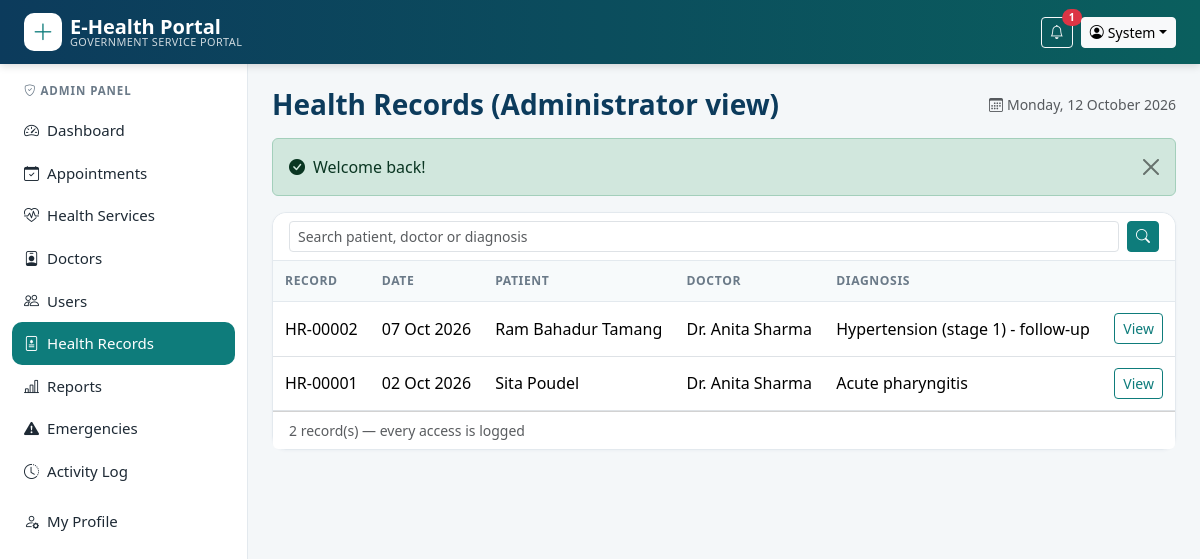
The app's page /admin/records.php (signed in) with its own data.
### tables this page shows
CREATE TABLE users (
  user_id     INT UNSIGNED AUTO_INCREMENT PRIMARY KEY,
  name        VARCHAR(100) NOT NULL,
  email       VARCHAR(150) NOT NULL UNIQUE,
  password    VARCHAR(255) NOT NULL,
  role        ENUM('admin','doctor','citizen') NOT NULL DEFAULT 'citizen',
  phone       VARCHAR(20)  DEFAULT NULL,
  gender      ENUM('male','female','other') DEFAULT NULL,
  dob         DATE DEFAULT NULL,
  address     VARCHAR(200) DEFAULT NULL,
  status      ENUM('active','inactive') NOT NULL DEFAULT 'active',
  failed_logins TINYINT UNSIGNED NOT NULL DEFAULT 0,
  locked_until  DATETIME DEFAULT NULL,
  created_at  TIMESTAMP DEFAULT CURRENT_TIMESTAMP
);

CREATE TABLE health_records (
  record_id      INT UNSIGNED AUTO_INCREMENT PRIMARY KEY,
  user_id        INT UNSIGNED NOT NULL,
  doctor_id      INT UNSIGNED NOT NULL,
  appointment_id INT UNSIGNED DEFAULT NULL,
  diagnosis      VARCHAR(500) NOT NULL,
  prescription   TEXT,
  record_date    DATE NOT NULL,
  notes          TEXT,
  created_at     TIMESTAMP DEFAULT CURRENT_TIMESTAMP,
  CONSTRAINT fk_rec_user   FOREIGN KEY (user_id)        REFERENCES users(user_id)               ON DELETE CASCADE,
  CONSTRAINT fk_rec_doctor FOREIGN KEY (doctor_id)      REFERENCES doctors(doctor_id)           ON DELETE CASCADE,
  CONSTRAINT fk_rec_app    FOREIGN KEY (appointment_id) REFERENCES appointments(appointment_id) ON DELETE SET NULL
);

CREATE TABLE doctors (
  doctor_id      INT UNSIGNED AUTO_INCREMENT PRIMARY KEY,
  user_id        INT UNSIGNED DEFAULT NULL UNIQUE,
  name           VARCHAR(100) NOT NULL,
  specialization VARCHAR(100) NOT NULL,
  department     VARCHAR(80)  NOT NULL,
  contact        VARCHAR(20)  DEFAULT NULL,
  status         ENUM('active','inactive') NOT NULL DEFAULT 'active',
  created_at     TIMESTAMP DEFAULT CURRENT_TIMESTAMP,
  CONSTRAINT fk_doc_user FOREIGN KEY (user_id) REFERENCES users(user_id) ON DELETE SET NULL
);

### includes/db.php (called while the page is built, shortened)
<?php
function db(): PDO
{
    static $pdo = null;
    if ($pdo === null) {
        try {
            $dsn = 'mysql:host=' . DB_HOST . ';port=' . DB_PORT . ';dbname=' . DB_NAME . ';charset=utf8mb4';
            $pdo = new PDO($dsn, DB_USER, DB_PASS, [
                PDO::ATTR_ERRMODE            => PDO::ERRMODE_EXCEPTION,
                PDO::ATTR_DEFAULT_FETCH_MODE => PDO::FETCH_ASSOC,
                PDO::ATTR_EMULATE_PREPARES   => false,
            ]);
            $pdo->exec("SET time_zone = '+05:45'");
        } catch (PDOException $e) {
            http_response_code(500);
            die('<div style="font-family:sans-serif;max-width:600px;margin:60px auto;padding:20px;border:1px solid #f5c2c7;background:#f8d7da;border-radius:8px">'
              . '<h3>Database connection failed</h3><p>Please make sure <b>MySQL is running in XAMPP</b> and that you imported '
              . '<code>database/ehealth_db.sql</code>. Check the credentials in <code>config/config.php</code>.</p></div>');
        }
    }
    return $pdo;
}
function q(string $sql, array $params = []): PDOStatement
{
    $st = db()->prepare($sql);
    $st->execute($params);
    return $st;
}
function fetch_all(string $sql, array $params = []): array { return q($sql, $params)->fetchAll(); }
function fetch_one(string $sql, array $params = []): ?array { $r = q($sql, $params)->fetch(); return $r ?: null; }
function fetch_val(string $sql, array $params = []) { return q($sql, $params)->fetchColumn(); }

### includes/auth.php (called while the page is built, shortened)
<?php
require_once __DIR__ . '/functions.php';
function current_user(): ?array
{
    static $u = false;
    if ($u === false) {
        $u = isset($_SESSION['user_id'])
            ? fetch_one('SELECT user_id,name,email,role,phone,gender,dob,address,status FROM users WHERE user_id=?', [$_SESSION['user_id']])
            : null;
    }
    return $u;
}
function home_for(string $role): string
{
    return ['admin' => 'admin/dashboard.php', 'doctor' => 'doctor/dashboard.php', 'citizen' => 'citizen/dashboard.php'][$role] ?? 'index.php';
}
function require_role(string ...$roles): array
{
    $u = current_user();
    return $u;
}

### admin/records.php (the view, shortened to what this page needs)
<?php
require_once __DIR__ . '/../includes/layout.php';
$u = require_role('admin');
$search = get('q');
$where = '1=1'; $params = [];
$base = "FROM health_records r JOIN users p ON p.user_id=r.user_id JOIN doctors d ON d.doctor_id=r.doctor_id WHERE $where";
$total = (int)fetch_val("SELECT COUNT(*) $base", $params);
[$off, $per, $page, $pages] = paginate($total, 10);
$rows = fetch_all("SELECT r.*, p.name patient_name, d.name doctor_name $base ORDER BY r.record_date DESC, r.record_id DESC LIMIT $per OFFSET $off", $params);
layout_top('Health Records (Administrator view)', true);
?>
<div class="card">
  <div class="card-header"><form method="get" class="d-flex gap-2"><input name="q" value="<?= e($search) ?>" class="form-control form-control-sm" placeholder="Search patient, doctor or diagnosis"><button class="btn btn-sm btn-teal"><i class="bi bi-search"></i></button></form></div>
  <div class="table-responsive"><table class="table table-hover align-middle mb-0">
    <thead><tr><th>Record</th><th>Date</th><th>Patient</th><th>Doctor</th><th>Diagnosis</th><th></th></tr></thead><tbody>
    <?php foreach ($rows as $r): ?>
      <tr><td>HR-<?= str_pad((string)$r['record_id'], 5, '0', STR_PAD_LEFT) ?></td><td><?= fmt_date($r['record_date']) ?></td><td><?= e($r['patient_name']) ?></td>
          <td><?= e($r['doctor_name']) ?></td><td><?= e($r['diagnosis']) ?></td>
          <td class="text-end"><a class="btn btn-sm btn-outline-teal" href="<?= url('record.php?id=' . $r['record_id']) ?>">View</a></td></tr>
    <?php endforeach; if (!$rows) echo empty_row(6); ?>
    </tbody></table></div>
  <div class="card-footer bg-white d-flex justify-content-between align-items-center"><small class="text-muted"><?= $total ?> record(s) &mdash; every access is logged</small><?= pagination_html($page, $pages) ?></div>
</div>
<?php layout_bottom(true); ?>

### includes/layout.php (shortened to what this page needs)
<?php
require_once __DIR__ . '/auth.php';
function menu_for(string $role): array
{
    switch ($role) {
        case 'admin': return [
            ['Dashboard', 'admin/dashboard.php', 'speedometer2'],
            ['Appointments', 'admin/appointments.php', 'calendar-check'],
            ['Health Services', 'admin/services.php', 'heart-pulse'],
            ['Doctors', 'admin/doctors.php', 'person-badge'],
            ['Users', 'admin/users.php', 'people'],
            ['Health Records', 'admin/records.php', 'file-medical'],
            ['Reports', 'admin/reports.php', 'bar-chart-line'],
            ['Emergencies', 'admin/emergencies.php', 'exclamation-triangle-fill'],
            ['Activity Log', 'admin/logs.php', 'clock-history'],
        ];
    }
}
function layout_top(string $title, bool $panel = false): void
{
    $u = current_user();
    $script = str_replace('\\', '/', $_SERVER['SCRIPT_NAME']);
    $unread = $u ? unread_count((int)$u['user_id']) : 0;
    ?><!DOCTYPE html>
<html lang="en">
<head>
<link rel="stylesheet" href="<?= asset('vendor/bootstrap/css/bootstrap.min.css') ?>">
<link rel="stylesheet" href="<?= asset('vendor/icons/bootstrap-icons.min.css') ?>">
<link rel="stylesheet" href="<?= asset('css/style.css') ?>">
</head>
<body class="<?= $panel ? 'panel-body' : '' ?>">
<nav class="navbar navbar-expand-lg navbar-dark topbar sticky-top">
  <div class="container-fluid px-lg-4">
    <a class="navbar-brand d-flex align-items-center" href="<?= url($u ? home_for($u['role']) : 'index.php') ?>">
      <span class="brand-mark me-2"><i class="bi bi-plus-lg"></i></span>
      <span class="lh-1"><strong>E-Health Portal</strong><small class="d-none d-sm-block">Government Service Portal</small></span>
    </a>
    <div class="<?= $panel ? 'ms-auto' : 'collapse navbar-collapse' ?>" id="mainNav">
      <div class="d-flex align-items-center gap-2">
        <?php if ($u): ?>
          <?php if (true): ?>
            <a href="<?= url('notifications.php') ?>" class="btn btn-sm btn-outline-light position-relative" title="Notifications">
              <i class="bi bi-bell"></i>
              <?php if ($unread): ?><span class="position-absolute top-0 start-100 translate-middle badge rounded-pill bg-danger"><?= $unread ?></span><?php endif; ?>
            </a>
          <?php endif; ?>
          <div class="dropdown">
            <button class="btn btn-sm btn-light dropdown-toggle" data-bs-toggle="dropdown"><i class="bi bi-person-circle me-1"></i><?= e(explode(' ', $u['name'])[0]) ?></button>
          </div>
        <?php else: ?>
          <a href="<?= url('login.php') ?>" class="btn btn-sm btn-outline-light">Login</a>
          <a href="<?= url('register.php') ?>" class="btn btn-sm btn-light text-teal fw-semibold">Register</a>
        <?php endif; ?>
      </div>
    </div>
  </div>
</nav>
<?php if ($panel && $u): ?>
<div class="panel-wrap">
  <aside class="sidebar" id="sidebar">
    <div class="sidebar-role"><i class="bi bi-shield-check me-1"></i><?= e(ucfirst($u['role'])) ?> Panel</div>
    <ul class="nav flex-column">
      <?php foreach (menu_for($u['role']) as [$label, $file, $icon]):
          $active = str_ends_with($script, '/' . $file) || (basename(dirname($script)) . '/' . basename($script)) === $file; ?>
        <li class="nav-item">
          <a class="nav-link <?= $active ? 'active' : '' ?>" href="<?= url($file) ?>"><i class="bi bi-<?= $icon ?> me-2"></i><?= e($label) ?></a>
        </li>
      <?php endforeach; ?>
      <li class="nav-item mt-2"><a class="nav-link <?= basename($script) === 'profile.php' ? 'active' : '' ?>" href="<?= url('profile.php') ?>"><i class="bi bi-person-gear me-2"></i>My Profile</a></li>
    </ul>
  </aside>
  <main class="panel-main">
    <div class="d-flex flex-wrap justify-content-between align-items-center mb-3">
      <h1 class="h3 page-title mb-0"><?= e($title) ?></h1>
      <span class="text-muted small d-none d-md-block"><i class="bi bi-calendar3 me-1"></i><?= date('l, d F Y') ?></span>
    </div>
    <?= flash_render() ?>
<?php else: ?>
<main>
<div class="container mt-3"><?= flash_render() ?></div>
<?php endif;
}
function layout_bottom(bool $panel = false): void
{
    if ($panel): ?>
  </main>
</div>
<?php endif; ?>
</body>
</html>
<?php
}

### assets/css/style.css (style rules this page uses)
:root { --navy:#0c3b5c; --teal:#0e7c7b; --teal-dark:#0a5f5e; --mint:#e6f4f3; --ink:#1e2a35; --muted:#6b7a88; --line:#e3e9ee; --bg:#f4f7f9; }
body { background:var(--bg);color:var(--ink);font-family:system-ui,-apple-system,"Segoe UI",Roboto,"Helvetica Neue",Arial,sans-serif; }
.topbar { background:linear-gradient(90deg,var(--navy),var(--teal-dark));box-shadow:0 2px 8px rgba(0,0,0,.15) }
.topbar .navbar-brand small { font-size:.68rem;opacity:.8;font-weight:400;letter-spacing:.04em;text-transform:uppercase }
.brand-mark { width:38px;height:38px;border-radius:10px;background:#fff;color:var(--teal);display:inline-flex;align-items:center;justify-content:center;font-size:1.4rem }
.card { border:1px solid var(--line);border-radius:14px;box-shadow:0 1px 3px rgba(12,59,92,.04) }
.card-header { background:#fff;border-bottom:1px solid var(--line);font-weight:600;border-radius:14px 14px 0 0!important }
.panel-wrap { display:flex;min-height:calc(100vh - 62px) }
.sidebar { width:248px;background:#fff;border-right:1px solid var(--line);padding:18px 12px;flex-shrink:0 }
.sidebar-role { font-size:.72rem;text-transform:uppercase;letter-spacing:.08em;color:var(--muted);padding:0 12px 10px;font-weight:600 }
.sidebar .nav-link { color:var(--ink);border-radius:10px;padding:10px 12px;font-size:.94rem }
.sidebar .nav-link.active { background:var(--teal);color:#fff }
.panel-main { flex:1;padding:24px;min-width:0 }
.page-title { color:var(--navy);font-weight:700 }
.table>:not(caption)>*>* { padding:.7rem .75rem }
.table thead th { background:#f7fafb;color:var(--muted);font-size:.76rem;text-transform:uppercase;letter-spacing:.05em;border-bottom:1px solid var(--line);white-space:nowrap }
.btn-teal { background:var(--teal);border-color:var(--teal);color:#fff }
.btn-outline-teal { border-color:var(--teal);color:var(--teal) }

### records on screen
users: user_id "1", name "System", role "ADMIN"
health_records: record_id "00002", record_date "07 Oct 2026", user.name "Ram Bahadur Tamang", doctor.name "Dr. Anita Sharma", diagnosis "Hypertension (stage 1) - follow-up"
health_records: record_id "00001", record_date "02 Oct 2026", user.name "Sita Poudel", doctor.name "Dr. Anita Sharma", diagnosis "Acute pharyngitis"

### other values on screen
$label "Dashboard"
$label "Appointments"
$label "Health Services"
$label "Doctors"
$label "Users"
$label "Health Records"
$label "Reports"
$label "Emergencies"
$label "Activity Log"
$title "Health Records (Administrator view)"
$f['msg'] "Welcome back!"
$total "2"
